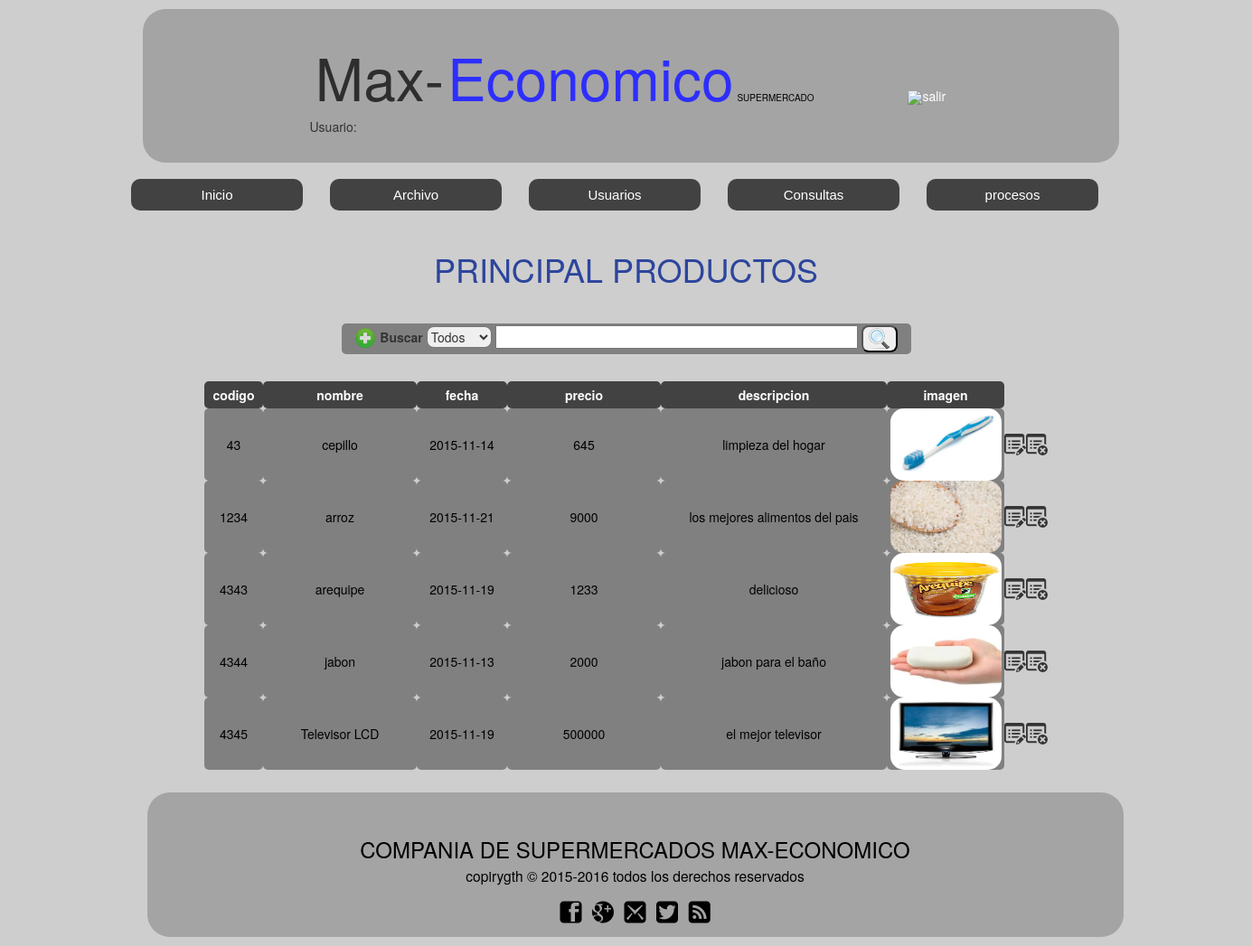
The page /productos.php (signed in) on the database its author committed.
### tables this page shows
CREATE TABLE `productos` (
  `prod_codigo` int(5) NOT NULL,
  `prod_nombre` varchar(15) NOT NULL,
  `prod_fecha` date NOT NULL,
  `prod_categoria` varchar(100) NOT NULL,
  `prod_provedor` varchar(100) NOT NULL,
  `prod_precio` int(20) NOT NULL,
  `prod_descripcion` varchar(100) NOT NULL,
  `prod_imagen` varchar(100) NOT NULL,
  PRIMARY KEY  (`prod_codigo`)
);

### productos.php (the view, shortened to what this page needs)
<!DOCTYPE html>
<html>
<head>
	<link rel="stylesheet" type="text/css" href="css/estilo.css">
	<link rel="stylesheet" type="text/css" href="css/normalizer.css">
	<link rel="stylesheet" type="text/css" href="css/bottstrap/bootstrap.min.css">
</head>
<body class="cuerpo">
<center>
  <section class="contenedorinicio1">
    <br>
    <h1 class="tituloinicio1">
       Max-
    </h1>
    <h2 class="tituloinicio2">
       Economico
    </h2>
    <h3 class="tituloinicio3">
      SUPERMERCADO
    </h3>
    <a id="ingresar" href="cerrar_sesion.php"><img class="iconingresar" src="imagenes/cerrar">salir</a>
    <br>
    <div id="usuario">
       <?php
        echo  " Usuario: ".$nombreususis ;
        ?>
    </div>
  </section>
  <div id="menu2">
  <ul>
    <li class="nivel1">
      <a href="principalsistema.php" class="nivel1">Inicio</a>
    </li>
      <li class="nivel1"><a href="#" class="nivel1">Archivo</a>
    </li>
    <li class="nivel1"><a href="#" class="nivel1">Usuarios</a>
    </li>
    <li class="nivel1"><a href="#" class="nivel1">Consultas</a>
    </li>
    <li class="nivel1"><a href="#" class="nivel1">procesos</a>
     </li>
    </ul>
    </div>
    <br>
    <br>
    <br>
    <h1>PRINCIPAL PRODUCTOS</h1>
	  <section id="cuerpo2">
				<form  id="frmbuscar" method="POST" action="">
						<a href="formularioproductos.php">
							<img src="imagenes/adicionar.png">
						</a>
						<label id="lblbuscar">Buscar</label>
							<select id="selbuscar" name="selcampo">
								<option value="todos">Todos</option>
							</select>
						<input type="text" name="txtbuscar" size="50" height="5px" class="campobuscar">
						<button type="submit" name="btnbuscar" class="botonbuscar">
							<img src="imagenes/lupa.png">
						</button>
				</form>
				<br>
				<table >
				 <tr id="titulo2prod">
				    <th id="codigo">
				        codigo
				     </th>
				      <th  id="nombre">
				        nombre
				     </th>
				     <th  id="fecha">
				        fecha
				     </th>
				     <th  id="precio">
				        precio
				     </th>
				     <th id="descripcion">
				        descripcion
				     </th>
				     <th  id="imagen">
				        imagen
				     </th>
				 <tr>
				<?php
				$con  = ConectarBD();
				$sSQL = "SELECT * FROM productos".$where;
				$datos = $con->query($sSQL);
				foreach( $datos as $fila)
				{
				  $imagen=$fila['prod_imagen'];
				 echo '<tr id="contenido">';
				 	echo '<td id="codigo">';
				       echo $fila['prod_codigo'];
				    echo '</td>';
				    echo '<td id="nombre">';
				       echo $fila['prod_nombre'];
				    echo '</td>';
				    echo '<td id="fecha">';
				       echo $fila['prod_fecha'];
				    echo '</td>';
				    echo '<td id="precio">';
				       echo $fila['prod_precio'];
				    echo '</td>';
				    echo '<td id="descripcion">';
				       echo $fila['prod_descripcion'];
				    echo '</td>';
				    echo '<td id="imagen">';
				       echo "<img id='imagenpro' src='$imagen' width='120' height='80'>";
				    echo '</td>';
				    echo '<td class="imgicon">';
				       echo '<a href="modificar_productos.php?codigo='.$fila['prod_codigo'].'"><img class="imgicon" src="imagenes/editar.png" > </a>';
				    echo '</td>';
				    echo '<td class="imgicon">';
				       echo '<a href="eliminar_productos.php?codigo='.$fila['prod_codigo'].'"><img class="imgicon" src="imagenes/eliminar.png" > </a>';
				    echo '</td>';
				 echo '</tr>';
				}
			?>
		</table>
      </section>
	 <?php
	 include_once("pie.php");
	  ?>
</center>
</body>
</html>

### css/estilo.css (style rules this page uses)
.imgicon { background:#cecece; }
.cuerpo { background:#cecece; }
#menu2 { text-align: center; font-size: 15px; width: 1300px; background: blue; margin: 18px auto 12px 75px; background: blue; }
#menu2 ul { list-style-type: none; }
#menu2 ul li.nivel1 { float: left; width: 220px; }
#menu2 ul li a { display: block; text-decoration: none; color: #fff; background-color: #424242; padding: 7px; position: relative; margin-left: 30px; font-family: arial; border-radius: 10px; }
#menu2 ul li a.nivel1 { display: block!important; display: none; position: relative; }
h1 { text-align: center; color: #2C459D; }
h2 { text-align: center; }
form { margin: 0 auto; width: 870px; }
table { margin: 10px auto; }
div { margin: 5 0 0 30; width: 500px; text-align: justify; border: blue; }
.tituloinicio1 { display: inline-left; display: inline-block; color: #2E2E2E; font-size: 64px; }
.tituloinicio2 { display: inline-block; color: #2E2EFE; font-size: 64px; }
.tituloinicio3 { display: inline-block; font-size: 10px; color:#000; }
.contenedorinicio1 { width: 1080px; background: #A4A4A4; margin-left:10px; margin-top: 10px; height: 170px; border-radius: 25px; display: inline-block; }
#ingresar { margin-left: 100px; color: white; display: inline-block; text-align: center; text-decoration: none; }
.iconingresar { display: inline-block; }
#titulo2prod { background-color: #424242; color: #fff; line-height: 30px; }
#codigo { width: 65px; text-align:center; border-radius: 5px; }
#nombre { width: 170px; border-radius: 5px; text-align: center; }
#imagen { width: 130px; border-radius: 5px; text-align: center; }
#fecha { width: 100px; border-radius: 5px; text-align: center; }
#precio { width: 170px; border-radius: 5px; text-align: center; }
#descripcion { width: 250px; border-radius: 5px; text-align: center; }
#contenido { background-color: gray; color: black; }
#frmbuscar { background: gray; margin-top: 40px; width: 630px; padding: 2px; border-radius: 5px; }
.botonbuscar { border-radius: 8px; }
#selbuscar { border-radius: 8px; }
#usuario { margin-right: 210px; }
#imagenpro { border-radius: 15px; width: 123px; height: 80px; }

### rows shown on the page
productos: prod_codigo "43", prod_nombre "cepillo", prod_fecha "2015-11-14", prod_precio "645", prod_descripcion "limpieza del hogar", prod_imagen (picture)
productos: prod_codigo "1234", prod_nombre "arroz", prod_fecha "2015-11-21", prod_precio "9000", prod_descripcion "los mejores alimentos del pais", prod_imagen (picture)
productos: prod_codigo "4343", prod_nombre "arequipe", prod_fecha "2015-11-19", prod_precio "1233", prod_descripcion "delicioso", prod_imagen (picture)
productos: prod_codigo "4344", prod_nombre "jabon", prod_fecha "2015-11-13", prod_precio "2000", prod_descripcion "jabon para el baño", prod_imagen (picture)
productos: prod_codigo "4345", prod_nombre "Televisor LCD", prod_fecha "2015-11-19", prod_precio "500000", prod_descripcion "el mejor televisor", prod_imagen (picture)
